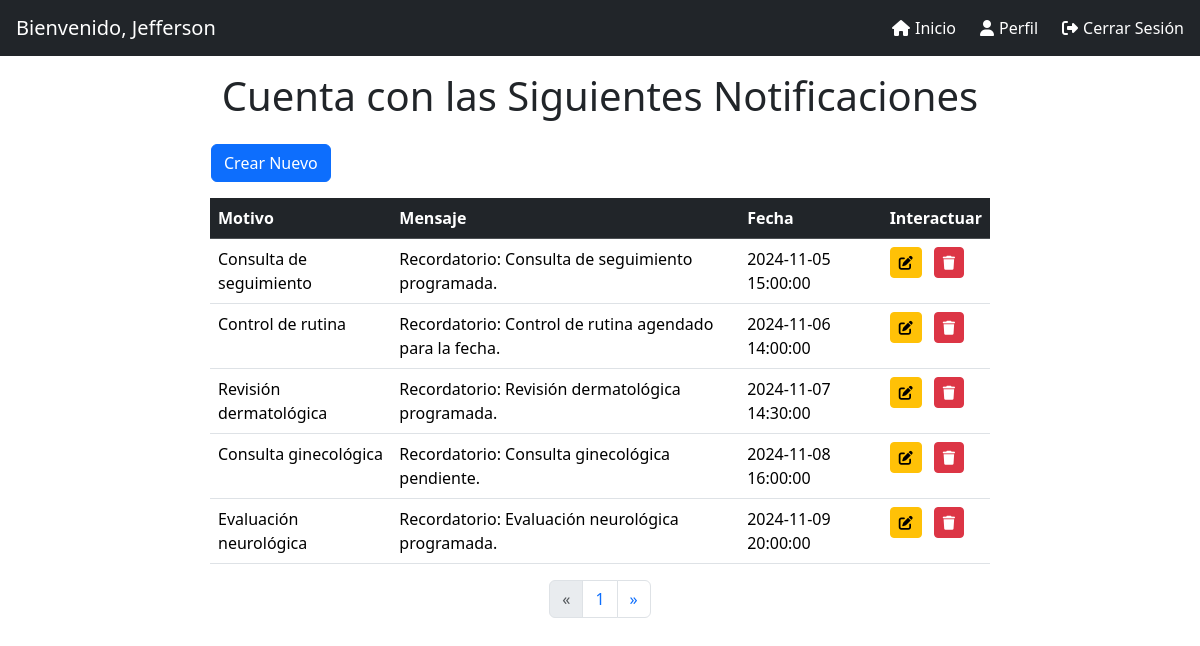
Page /?pagina=0 on the committed database.
### tables this page shows
CREATE TABLE `notificacion` (
  `idnotificacion` int NOT NULL AUTO_INCREMENT,
  `medico_id` int DEFAULT NULL,
  `paciente_id` int DEFAULT NULL,
  `motivo` varchar(255) NOT NULL,
  `mensaje` varchar(255) NOT NULL,
  `creado_en` timestamp NULL DEFAULT CURRENT_TIMESTAMP,
  `programado_para` timestamp NULL DEFAULT NULL,
  `leido` tinyint DEFAULT '0',
  PRIMARY KEY (`idnotificacion`),
  KEY `fk_medico_idx` (`medico_id`),
  KEY `fk_paciente_idx` (`paciente_id`),
  CONSTRAINT `fk_medico_idi` FOREIGN KEY (`medico_id`) REFERENCES `medico` (`idmedico`),
  CONSTRAINT `fk_pacientedi` FOREIGN KEY (`paciente_id`) REFERENCES `paciente` (`idpaciente`)
);

### model/Conexion.php (called while the page is built, shortened)
<?php
class Conexion{
    public static function getConexion(){
        try{
            $conexion = new PDO("mysql:host=".self::host.";dbname=".self::nombreBaseDatos.";charset=utf8",self::usuario,self::password);
            $conexion->setAttribute(PDO::ATTR_ERRMODE,PDO::ERRMODE_EXCEPTION);
            return $conexion;
        }catch(PDOException $e){
            return "Error en la conexion: ".$e->getMessage();
        }
    }
}
?>

### model/M_notificacion.php (called while the page is built, shortened)
<?php
require_once "model/Conexion.php";
class M_notificacion {
    private $conexion;
    public function __construct() {
        $this->conexion = Conexion::getConexion();
    }
    public function obtenerNotificaciones() {
        try {
            $sql = $this->conexion->query("SELECT * FROM notificacion");
            if ($sql) {
                $notificaciones = [];
                while ($datos = $sql->fetch(PDO::FETCH_OBJ)) {
                    $notificaciones[] = $datos;
                }
                return $notificaciones;
            } else {
                return [];
            }
        } catch (PDOException $e) {
            echo "Error en la consulta: " . $e->getMessage();
            return [];
        }
    }
}
?>

### index.php (the view, shortened to what this page needs)
<?php
include "model/M_notificacion.php";
$notificacionModel = new M_notificacion();
$notificacionesPorPagina = 10;
$paginaActual = isset($_GET['pagina']) ? (int) $_GET['pagina'] : 1;
$totalNotificaciones = count($notificacionModel->obtenerNotificaciones());
$totalPaginas = ceil($totalNotificaciones / $notificacionesPorPagina);
$inicio = ($paginaActual - 1) * $notificacionesPorPagina;
$notificaciones = array_slice($notificacionModel->obtenerNotificaciones(), $inicio, $notificacionesPorPagina);
?>
<!DOCTYPE html>
<html lang="en">
<head>
    <link href="https://cdn.jsdelivr.net/npm/bootstrap@5.3.3/dist/css/bootstrap.min.css" rel="stylesheet"
>
    <link rel="stylesheet" href="https://cdnjs.cloudflare.com/ajax/libs/font-awesome/6.0.0-beta3/css/all.min.css"
>
    <link rel="stylesheet" href="style/styleNotificaciones.css">
</head>
<body>
    <header class="d-flex justify-content-between align-items-center p-3 bg-dark text-white">
        <h5 class="m-0">Bienvenido, Jefferson</h5>
        <div class="d-none d-md-flex">
            <a href="#" class="header-btn text-decoration-none me-4"><i class="fas fa-home"></i>Inicio</a>
            <a href="#" class="header-btn text-decoration-none me-4"><i class="fas fa-user"></i>Perfil</a>
            <a href="#" class="header-btn text-decoration-none"><i class="fas fa-sign-out-alt"></i>Cerrar Sesión</a>
        </div>
    </header>
    <h1 class="text-center p-3">Cuenta con las Siguientes Notificaciones</h1>
    <div class="content-container">
        <div class="table-container col-12 col-md-8 col-lg-6 mb-4">
            <div class="mb-3" style="margin-left: -15px;">
                <button type="button" class="btn btn-primary ms-3" data-bs-toggle="modal" data-bs-target="#crearModal">
                    Crear Nuevo
                </button>
            </div>
            <table class="table">
                <thead class="table-dark">
                    <tr>
                        <th scope="col">Motivo</th>
                        <th scope="col">Mensaje</th>
                        <th scope="col">Fecha</th>
                        <th scope="col">Interactuar</th>
                    </tr>
                </thead>
                <tbody>
                    <?php foreach ($notificaciones as $notificacion): ?>
                        <tr>
                            <td><?php echo $notificacion->motivo ?></td>
                            <td><?php echo $notificacion->mensaje; ?></td>
                            <td><?php echo $notificacion->programado_para; ?></td>
                            <td>
                                <button class="btn btn-warning btn-sm" title="Editar" data-bs-toggle="modal"
                                    data-bs-target="#editarModal<?php echo $notificacion->idnotificacion; ?>">
                                    <i class="fas fa-edit"></i>
                                </button>
                                <form action="index.php" method="GET" class="d-inline">
                                    <button type="submit" class="btn btn-danger btn-sm ms-2" title="Eliminar"
                                        onclick="return confirm('¿Estás seguro de que deseas eliminar esta notificación?');">
                                        <i class="fas fa-trash"></i>
                                    </button>
                                </form>
                            </td>
                        </tr>
                    <?php endforeach; ?>
                </tbody>
            </table>
            <nav aria-label="Paginación">
                <ul class="pagination justify-content-center">
                    <li class="page-item <?php if ($paginaActual <= 1)
                        echo 'disabled'; ?>">
                        <a class="page-link" href="?pagina=<?php echo $paginaActual - 1; ?>" aria-label="Anterior">
                            <span aria-hidden="true">&laquo;</span>
                        </a>
                    </li>
                    <?php for ($i = 1; $i <= $totalPaginas; $i++): ?>
                        <li class="page-item <?php if ($paginaActual == $i)
                            echo 'active'; ?>">
                            <a class="page-link" href="?pagina=<?php echo $i; ?>"><?php echo $i; ?></a>
                        </li>
                    <?php endfor; ?>
                    <li class="page-item <?php if ($paginaActual >= $totalPaginas)
                        echo 'disabled'; ?>">
                        <a class="page-link" href="?pagina=<?php echo $paginaActual + 1; ?>" aria-label="Siguiente">
                            <span aria-hidden="true">&raquo;</span>
                        </a>
                    </li>
                </ul>
            </nav>
        </div>
    </div>
</body>
</html>

### style/styleNotificaciones.css (style rules this page uses)
header { background-color: #343a40; color: white; }
header h5 { margin: 0; }
.header-btn { color: white; font-size: 1rem; transition: color 0.3s; }
.header-btn i { margin-right: 5px; }
.content-container { display: flex; justify-content: space-between; align-items: flex-start; }
.table-container { flex: 0 0 65%; margin: 0 auto; max-width: 800px; }

### rows in the picture
notificacion: motivo "Consulta de seguimiento", mensaje "Recordatorio: Consulta de seguimiento programada.", programado_para "2024-11-05 15:00:00"
notificacion: motivo "Control de rutina", mensaje "Recordatorio: Control de rutina agendado para la fecha.", programado_para "2024-11-06 14:00:00"
notificacion: motivo "Revisión dermatológica", mensaje "Recordatorio: Revisión dermatológica programada.", programado_para "2024-11-07 14:30:00"
notificacion: motivo "Consulta ginecológica", mensaje "Recordatorio: Consulta ginecológica pendiente.", programado_para "2024-11-08 16:00:00"
notificacion: motivo "Evaluación neurológica", mensaje "Recordatorio: Evaluación neurológica programada.", programado_para "2024-11-09 20:00:00"
